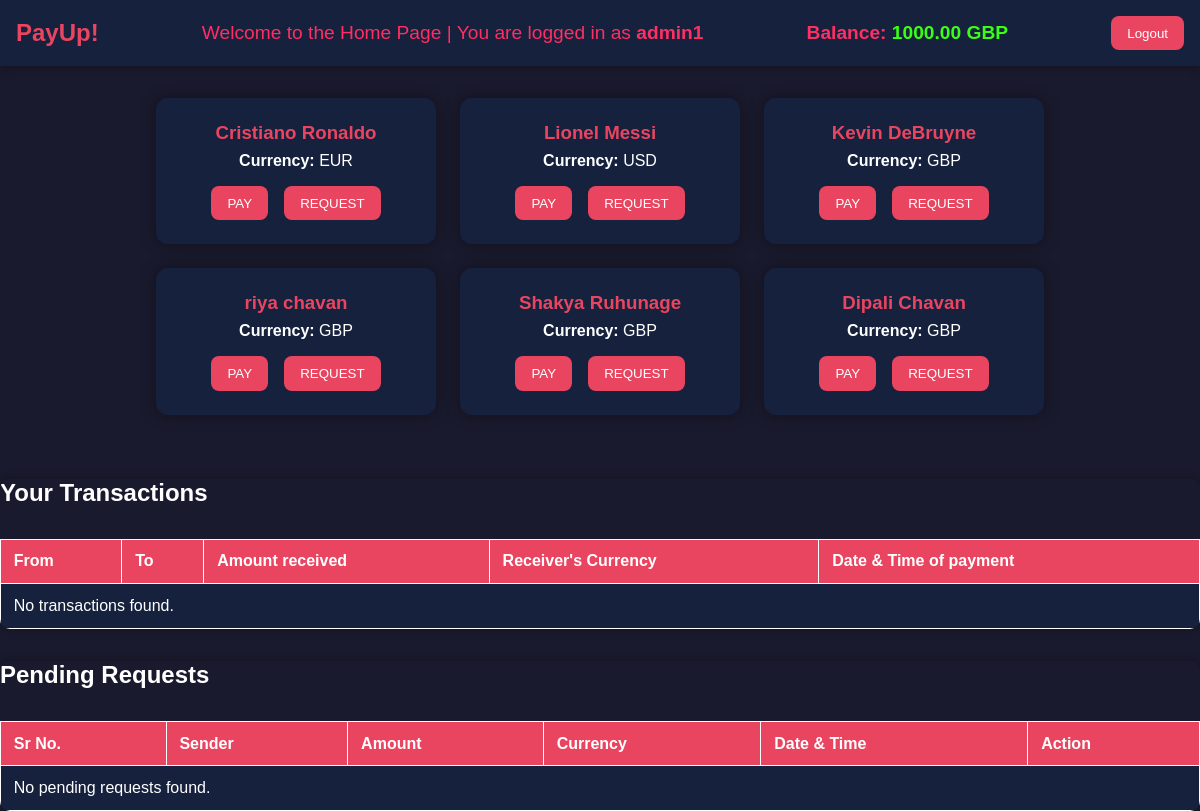
Screenshot of /webapps2025/home/ (signed in) with the database file from the repository.
### register/models.py (models this page shows, shortened)
class UserDetails(models.Model):
    user = models.OneToOneField(User, on_delete=models.CASCADE)
    currency = models.CharField(max_length=3, choices=CURRENCY_CHOICES, default='GBP')
    balance = models.DecimalField(max_digits=10, decimal_places=2, default=1000.00)

### payapp/views.py (the view)
# urls.py: path('', views.home, name='home'),
@login_required(login_url='/webapps2025/login/')
def home(request):
    users = UserDetails.objects.select_related('user').filter(
        user__is_superuser=False
    ).exclude(user=request.user)
    user_details = UserDetails.objects.get(user=request.user)
    transactions = Transaction.objects.filter(
        sender=request.user
    ) | Transaction.objects.filter(
        receiver=request.user
    )
    print("Logged-in user ID:", request.user.id)
    pending_requests = PaymentRequest.objects.filter(
        receiver=request.user, status='pending', is_read=False
    )
    print("Pending requests:", pending_requests)
    return render(request, 'payapp/home.html', {
        'users': users,
        'user_balance': user_details.balance,
        'user_currency': user_details.currency,
        'transactions': transactions,
        'pending_requests': pending_requests,
    })

### templates/payapp/home.html (shortened to what this page needs)
<!DOCTYPE html>
<html lang="en">
<head>
</head>
<body>
    <div class="navbar">
        <div class="brand">PayUp!</div>
        <div class="nav-text">
            Welcome to the Home Page | You are logged in as <strong>{{ request.user.username }}</strong>
        </div>
        <div class="nav-text">
            <strong>Balance: <span style="color: #39ff14;">{{ user_balance }} {{ user_currency }}</span></strong>
        </div>
        <a href="{% url 'logout' %}">
            <button class="logout-btn">Logout</button>
        </a>
    </div>
    <div class="users-container">
        {% for user_detail in users %}
        <div class="user-card">
            <h3>{{ user_detail.user.first_name }} {{ user_detail.user.last_name }}</h3>
            <p><strong>Currency:</strong> {{ user_detail.currency }}</p>
            <div class="buttons">
                <a href="{% url 'make_payment' user_detail.user.id %}">
                    <button class="pay-btn">PAY</button> </a>
                <a href="{% url 'request_payment' user_detail.user.id %}">
                    <button class="request-btn">REQUEST</button> </a>
            </div>
        </div>
        {% empty %}
        <p>No users found.</p>
        {% endfor %}
    </div>
<div class="transaction-table">
    <h2>Your Transactions</h2>
    <table>
        <thead>
            <tr>
                <th>From</th>
                <th>To</th>
                <th>Amount received </th>
                <th>Receiver's Currency</th>
                <th>Date & Time of payment</th>
            </tr>
        </thead>
        <tbody>
            {% for transaction in transactions %}
            <tr>
                <td>{{ transaction.sender.username }}</td>
                <td>{{ transaction.receiver.username }}</td>
                <td>{{ transaction.amount }}</td>
                <td>{{ transaction.currency }}</td>
                <td>{{ transaction.timestamp|date:"Y-m-d H:i" }}</td>
            </tr>
            {% empty %}
            <tr>
                <td colspan="5">No transactions found.</td>
            </tr>
            {% endfor %}
        </tbody>
    </table>
</div>
<div class="transaction-table">
    <h2>Pending Requests</h2>
    <table>
        <thead>
            <tr>
                <th>Sr No.</th>
                <th>Sender</th>
                <th>Amount</th>
                <th>Currency</th>
                <th>Date & Time</th>
                <th>Action</th>
            </tr>
        </thead>
        <tbody>
            {% for request in pending_requests %}
            <tr>
                <td>{{ forloop.counter }}</td>
                <td>{{ request.sender.username }}</td>
                <td>{{ request.amount }}</td>
                <td>{{ request.currency }}</td>
                <td>{{ request.timestamp|date:"Y-m-d H:i" }}</td>
                <td class="buttons">
                    <form method="post" action="{% url 'accept_request' request.id %}">
                        {% csrf_token %}
                        <button type="submit" class="accept-btn">Accept</button>
                    </form>
                    <form method="post" action="{% url 'reject_request' request.id %}">
                        {% csrf_token %}
                        <button type="submit" class="reject-btn">Reject</button>
                    </form>
                </td>
            </tr>
            {% empty %}
            <tr>
                <td colspan="6">No pending requests found.</td>
            </tr>
            {% endfor %}
        </tbody>
    </table>
</div>
</body>
</html>

### templates/payapp/home.html (style rules this page uses)
* { margin: 0; padding: 0; box-sizing: border-box; font-family: 'Poppins', sans-serif; }
body { background: #1a1a2e; color: #fff; font-size: 1rem; margin: 0; }
.navbar { background: #16213e; padding: 1rem; display: flex; justify-content: space-between; align-items: center; box-shadow: 0 4px 8px rgba(0, 0, 0, 0.2); }
.navbar .brand { color: #e94560; font-size: 1.5rem; font-weight: bold; }
.nav-text { color: #ff2e63; font-size: 1.2rem; }
.navbar .logout-btn { background: #e94560; color: white; padding: 0.6rem 1rem; border: none; border-radius: 8px; cursor: pointer; transition: background 0.3s, transform 0.2s; }
.users-container { display: flex; flex-wrap: wrap; justify-content: center; gap: 1.5rem; padding: 2rem; }
.user-card { background: #16213e; padding: 1.5rem; border-radius: 12px; width: 280px; box-shadow: 0 0 15px rgba(0, 0, 0, 0.4); text-align: center; transition: transform 0.3s; }
.user-card h3 { color: #e94560; margin-bottom: 0.5rem; }
.user-card p { color: #fff; font-size: 1rem; margin: 0.3rem 0; }
.buttons { margin-top: 1rem; display: flex; justify-content: center; gap: 1rem; }
.pay-btn, .request-btn { background: #e94560; color: white; padding: 0.6rem 1rem; border: none; border-radius: 8px; cursor: pointer; transition: background 0.3s, transform 0.2s; }
table { width: 100%; margin-top: 2rem; border-collapse: collapse; }
table th, table td { padding: 0.8rem; text-align: left; border: 1px solid #fff; }
table th { background-color: #e94560; color: #fff; }
table td { background-color: #16213e; color: #fff; }

### rows the page displays
UserDetails: balance "1000.00", currency "GBP"
UserDetails: user.first_name "Cristiano", user.last_name "Ronaldo", currency "EUR"
UserDetails: user.first_name "Lionel", user.last_name "Messi", currency "USD"
UserDetails: user.first_name "Kevin", user.last_name "DeBruyne", currency "GBP"
UserDetails: user.first_name "riya", user.last_name "chavan", currency "GBP"
UserDetails: user.first_name "Shakya", user.last_name "Ruhunage", currency "GBP"
UserDetails: user.first_name "Dipali", user.last_name "Chavan", currency "GBP"

### other values shown
{{ request.user.username }} "admin1"
